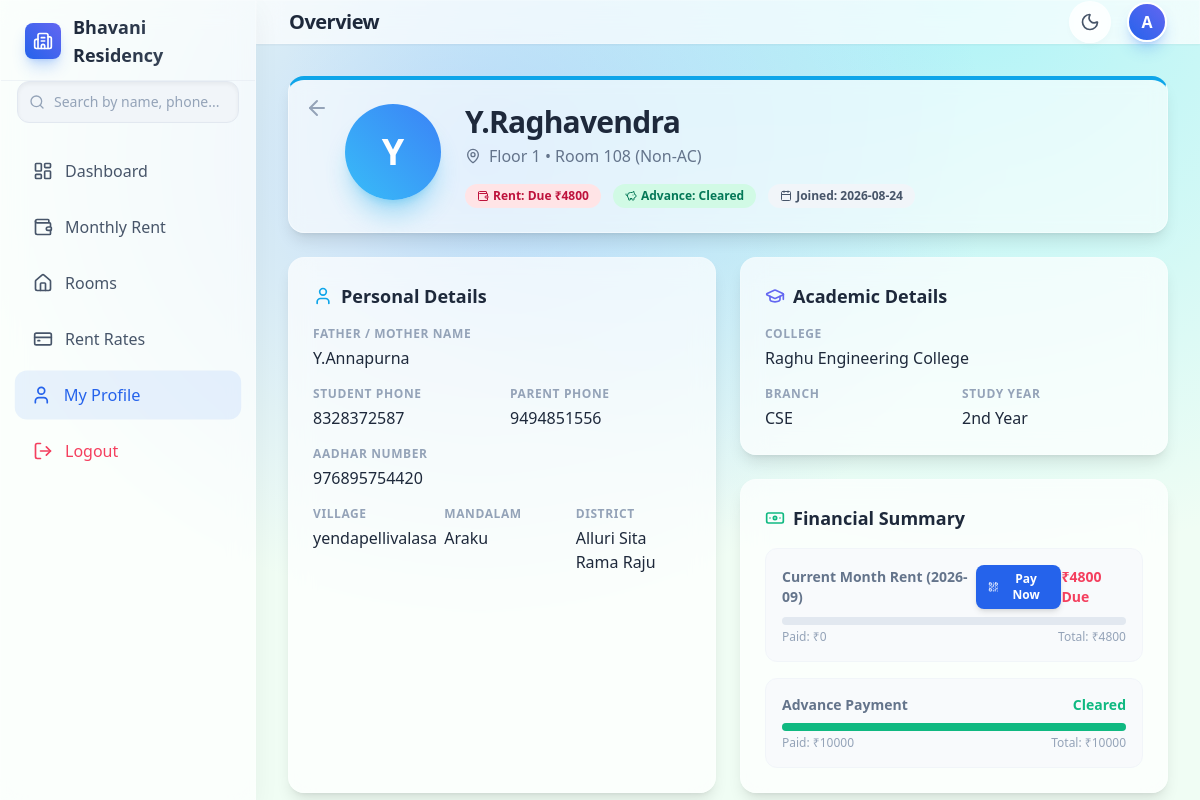
/tenant/dashboard (signed in), run on the app's committed database.
### tables this page shows
CREATE TABLE tenants (
            id        INTEGER PRIMARY KEY AUTOINCREMENT,
            name      TEXT NOT NULL,
            phone     TEXT,
            email     TEXT,
            room_id   TEXT NOT NULL REFERENCES rooms(id),
            join_date TEXT NOT NULL,
            notes     TEXT,
            is_active INTEGER DEFAULT 1
        , father_name TEXT, village TEXT, mandalam TEXT, district TEXT, college TEXT, study_year TEXT, branch TEXT, aadhar_no TEXT, parent_phone TEXT, food_start_date TEXT, advance_paid REAL DEFAULT 0, advance_total REAL DEFAULT 10000, daily_rent REAL DEFAULT 0, password_hash TEXT);

CREATE TABLE rooms (
            id        TEXT PRIMARY KEY,
            floor     INTEGER NOT NULL,
            label     TEXT NOT NULL,
            capacity  INTEGER NOT NULL,
            room_type TEXT DEFAULT 'standard'
        , custom_rent REAL DEFAULT NULL, custom_advance REAL DEFAULT NULL);

### app.py (the view)
@app.route('/tenant/dashboard')
@login_required
def tenant_dashboard():
    tenant_id = session.get('tenant_id')
    tenant = db.get_tenant(tenant_id)
    if not tenant:
        session.clear()
        return redirect(url_for('login'))
    room = db.get_room(tenant['room_id'])
    today = date.today()
    current_month = today.strftime("%Y-%m")
    due = db.calculate_rent_for_month(tenant, current_month)
    conn = db.get_connection()
    paid_row = conn.execute('SELECT SUM(amount_paid) as paid FROM rent_payments WHERE tenant_id=? AND rent_month=?', (tenant_id, current_month)).fetchone()
    paid = paid_row['paid'] if paid_row['paid'] else 0
    conn.close()
    balance = due - paid
    return render_template('view_tenant.html', tenant=tenant, room=room,
                           current_month=current_month, due=due, paid=paid, balance=balance, is_tenant=True)

### app.py (called while the page is built)
@app.context_processor
def inject_user():
    user = None
    if session.get('admin_id'):
        conn = db.get_connection()
        admin = conn.execute('SELECT email FROM admins WHERE id=?', (session['admin_id'],)).fetchone()
        conn.close()
        if admin:
            user = {'role': 'Admin', 'email': admin['email'], 'name': 'Admin'}
    elif session.get('tenant_id'):
        conn = db.get_connection()
        tenant = conn.execute('SELECT email, name FROM tenants WHERE id=?', (session['tenant_id'],)).fetchone()
        conn.close()
        if tenant:
            user = {'role': 'Student', 'email': tenant['email'], 'name': tenant['name']}
    return dict(current_user=user)

def login_required(f):
    @wraps(f)
    def decorated_function(*args, **kwargs):
        if not session.get('tenant_id') and not session.get('admin_id'):
            return redirect(url_for('login'))
        return f(*args, **kwargs)
    return decorated_function

### database.py (called while the page is built)
def get_connection():
    conn = sqlite3.connect(DB_PATH)
    conn.row_factory = sqlite3.Row
    return conn

def get_room(room_id):
    conn = get_connection()
    row = conn.execute('SELECT * FROM rooms WHERE id=?', (room_id,)).fetchone()
    if not row:
        row = conn.execute('SELECT * FROM rent_config ORDER BY effective_from ASC LIMIT 1').fetchone()
    conn.close()
    return dict(row) if row else None

def get_applicable_rent(ref_date_str):
    if not ref_date_str:
        ref_date_str = date.today().isoformat()
    conn = get_connection()
    row = conn.execute('''
        SELECT * FROM rent_config
        WHERE effective_from <= ?
        ORDER BY effective_from DESC
        LIMIT 1
    ''', (ref_date_str,)).fetchone()
    if not row:
        row = conn.execute('SELECT * FROM rent_config ORDER BY effective_from ASC LIMIT 1').fetchone()
    conn.close()
    return dict(row) if row else None

def get_tenant(tenant_id):
    conn = get_connection()
    row = conn.execute('SELECT * FROM tenants WHERE id=?', (tenant_id,)).fetchone()
    if not row:
        row = conn.execute('SELECT * FROM rent_config ORDER BY effective_from ASC LIMIT 1').fetchone()
    conn.close()
    return dict(row) if row else None

### templates/view_tenant.html (shortened to what this page needs)
{% extends "base.html" %}
{% block content %}
{% set adv_rem = tenant.advance_total - tenant.advance_paid %}
{% set status_color = 'emerald' if balance <= 0 else 'rose' %}
{% set adv_color = 'emerald' if adv_rem <= 0 else 'amber' %}
<div class="max-w-4xl mx-auto space-y-6">
  <div class="glass-card p-6 rounded-2xl flex flex-col md:flex-row items-center md:items-start shadow-lg relative border-t-4 border-t-sky-500">
    <a href="/floor/{{ room.floor }}" class="absolute top-4 left-4 text-slate-400 hover:text-sky-500 transition-colors">
      <i data-lucide="arrow-left" class="w-6 h-6"></i>
    </a>
    <div class="w-24 h-24 rounded-full bg-gradient-to-tr from-sky-400 to-blue-500 text-white flex items-center justify-center font-black text-4xl shadow-xl shadow-sky-500/30 mt-4 md:mt-0 md:ml-8 flex-shrink-0">
      {{ tenant.name[0].upper() }}
    </div>
    <div class="mt-4 md:mt-0 md:ml-6 text-center md:text-left flex-1">
      <h2 class="text-3xl font-black text-slate-800 dark:text-white tracking-tight">{{ tenant.name }}</h2>
      <p class="text-slate-500 dark:text-slate-400 mt-1 font-medium flex items-center justify-center md:justify-start gap-2">
        <i data-lucide="map-pin" class="w-4 h-4"></i> Floor {{ room.floor }} &bull; {{ room.label }} ({{ 'AC' if room.is_ac else 'Non-AC' }})
      </p>
      <div class="flex flex-wrap items-center justify-center md:justify-start gap-3 mt-4">
        <span class="px-3 py-1 bg-{{ status_color }}-100 dark:bg-{{ status_color }}-900/30 text-{{ status_color }}-700 dark:text-{{ status_color }}-400 rounded-full text-xs font-bold flex items-center">
          <i data-lucide="wallet" class="w-3 h-3 mr-1"></i> Rent: {% if balance <= 0 %}Cleared{% else %}Due &#8377;{{ balance|int }}{% endif %}
        </span>
        <span class="px-3 py-1 bg-{{ adv_color }}-100 dark:bg-{{ adv_color }}-900/30 text-{{ adv_color }}-700 dark:text-{{ adv_color }}-400 rounded-full text-xs font-bold flex items-center">
          <i data-lucide="piggy-bank" class="w-3 h-3 mr-1"></i> Advance: {% if adv_rem <= 0 %}Cleared{% else %}Due &#8377;{{ adv_rem|int }}{% endif %}
        </span>
        <span class="px-3 py-1 bg-slate-100 dark:bg-slate-800 text-slate-600 dark:text-slate-300 rounded-full text-xs font-bold flex items-center">
          <i data-lucide="calendar" class="w-3 h-3 mr-1"></i> Joined: {{ tenant.join_date }}
        </span>
      </div>
    </div>
  </div>
  <div class="grid grid-cols-1 md:grid-cols-2 gap-6">
    <div class="glass-panel p-6 rounded-2xl shadow-lg border border-white/20 dark:border-slate-700/50">
      <h3 class="text-lg font-bold text-slate-800 dark:text-white mb-4 flex items-center">
        <i data-lucide="user" class="w-5 h-5 mr-2 text-sky-500"></i> Personal Details
      </h3>
      <div class="space-y-4">
        <div>
          <div class="text-xs font-bold text-slate-400 uppercase tracking-wider mb-1">Father / Mother Name</div>
          <div class="text-slate-800 dark:text-slate-200 font-medium">{{ tenant.father_name or 'N/A' }}</div>
        </div>
        <div class="grid grid-cols-2 gap-4">
          <div>
            <div class="text-xs font-bold text-slate-400 uppercase tracking-wider mb-1">Student Phone</div>
            <div class="text-slate-800 dark:text-slate-200 font-medium">{{ tenant.phone or 'N/A' }}</div>
          </div>
          <div>
            <div class="text-xs font-bold text-slate-400 uppercase tracking-wider mb-1">Parent Phone</div>
            <div class="text-slate-800 dark:text-slate-200 font-medium">{{ tenant.parent_phone or 'N/A' }}</div>
          </div>
        </div>
        <div>
          <div class="text-xs font-bold text-slate-400 uppercase tracking-wider mb-1">Aadhar Number</div>
          <div class="text-slate-800 dark:text-slate-200 font-medium">{{ tenant.aadhar_no or 'N/A' }}</div>
        </div>
        <div class="grid grid-cols-3 gap-4">
          <div>
            <div class="text-xs font-bold text-slate-400 uppercase tracking-wider mb-1">Village</div>
            <div class="text-slate-800 dark:text-slate-200 font-medium">{{ tenant.village or 'N/A' }}</div>
          </div>
          <div>
            <div class="text-xs font-bold text-slate-400 uppercase tracking-wider mb-1">Mandalam</div>
            <div class="text-slate-800 dark:text-slate-200 font-medium">{{ tenant.mandalam or 'N/A' }}</div>
          </div>
          <div>
            <div class="text-xs font-bold text-slate-400 uppercase tracking-wider mb-1">District</div>
            <div class="text-slate-800 dark:text-slate-200 font-medium">{{ tenant.district or 'N/A' }}</div>
          </div>
        </div>
      </div>
    </div>
    <div class="space-y-6">
        <div class="glass-panel p-6 rounded-2xl shadow-lg border border-white/20 dark:border-slate-700/50">
          <h3 class="text-lg font-bold text-slate-800 dark:text-white mb-4 flex items-center">
            <i data-lucide="graduation-cap" class="w-5 h-5 mr-2 text-indigo-500"></i> Academic Details
          </h3>
          <div class="space-y-4">
            <div>
              <div class="text-xs font-bold text-slate-400 uppercase tracking-wider mb-1">College</div>
              <div class="text-slate-800 dark:text-slate-200 font-medium">{{ tenant.college or 'N/A' }}</div>
            </div>
            <div class="grid grid-cols-2 gap-4">
              <div>
                <div class="text-xs font-bold text-slate-400 uppercase tracking-wider mb-1">Branch</div>
                <div class="text-slate-800 dark:text-slate-200 font-medium">{{ tenant.branch or 'N/A' }}</div>
              </div>
              <div>
                <div class="text-xs font-bold text-slate-400 uppercase tracking-wider mb-1">Study Year</div>
                <div class="text-slate-800 dark:text-slate-200 font-medium">{{ tenant.study_year or 'N/A' }}</div>
              </div>
            </div>
          </div>
        </div>
        <div class="glass-panel p-6 rounded-2xl shadow-lg border border-white/20 dark:border-slate-700/50">
          <h3 class="text-lg font-bold text-slate-800 dark:text-white mb-4 flex items-center">
            <i data-lucide="banknote" class="w-5 h-5 mr-2 text-emerald-500"></i> Financial Summary
          </h3>
          <div class="bg-slate-50 dark:bg-slate-800/50 rounded-xl p-4 border border-slate-100 dark:border-slate-700">
            <div class="flex justify-between items-center mb-2">
              <span class="text-sm font-bold text-slate-500 dark:text-slate-400">Current Month Rent ({{ current_month }})</span>
                {% if is_tenant and balance > 0 %}
                <button onclick="document.getElementById('qrModal').classList.remove('hidden')" class="bg-blue-600 hover:bg-blue-700 text-white text-xs px-3 py-1.5 rounded-lg shadow-md font-bold transition-all ml-2 flex items-center">
                  <i data-lucide="qr-code" class="w-3 h-3 mr-1"></i> Pay Now
                </button>
                {% endif %}
              <span class="text-sm font-black {% if balance <= 0 %}text-emerald-500{% else %}text-rose-500{% endif %}">
                {% if balance <= 0 %}Cleared{% else %}&#8377;{{ balance|int }} Due{% endif %}
              </span>
            </div>
            <div class="w-full bg-slate-200 dark:bg-slate-700 rounded-full h-2">
            </div>
            <div class="flex justify-between text-xs font-medium text-slate-400 mt-1">
              <span>Paid: &#8377;{{ paid|int }}</span>
              <span>Total: &#8377;{{ due|int }}</span>
            </div>
          </div>
          <div class="bg-slate-50 dark:bg-slate-800/50 rounded-xl p-4 border border-slate-100 dark:border-slate-700 mt-4">
            <div class="flex justify-between items-center mb-2">
              <span class="text-sm font-bold text-slate-500 dark:text-slate-400">Advance Payment</span>
              <span class="text-sm font-black {% if adv_rem <= 0 %}text-emerald-500{% else %}text-amber-500{% endif %}">
                {% if adv_rem <= 0 %}Cleared{% else %}&#8377;{{ adv_rem|int }} Due{% endif %}
              </span>
            </div>
            <div class="w-full bg-slate-200 dark:bg-slate-700 rounded-full h-2">
              <div class="bg-{% if adv_rem <= 0 %}emerald{% else %}amber{% endif %}-500 h-2 rounded-full transition-all" style="width: {{ (tenant.advance_paid / tenant.advance_total) * 100 }}%"></div>
            </div>
            <div class="flex justify-between text-xs font-medium text-slate-400 mt-1">
              <span>Paid: &#8377;{{ tenant.advance_paid|int }}</span>
              <span>Total: &#8377;{{ tenant.advance_total|int }}</span>
            </div>
          </div>
        </div>
    </div>
  </div>
</div>
{% endblock %}

### templates/base.html (style rules this page uses)
body { transition: background-color 0.5s ease; }
.glass-panel { background-color: rgba(255, 255, 255, 0.7); backdrop-filter: blur(12px); -webkit-backdrop-filter: blur(12px); border: 1px solid rgba(255, 255, 255, 0.3); box-shadow: 0 10px 25px rgba(0, 0, 0, 0.05); }
.glass-card { background-color: rgba(255, 255, 255, 0.6); backdrop-filter: blur(8px); -webkit-backdrop-filter: blur(8px); border: 1px solid rgba(255, 255, 255, 0.4); box-shadow: 0 4px 6px rgba(0, 0, 0, 0.02); transition: all 0.3s ease; }
.bg-mesh-light { background-color: #f0fdf4; background-image: radial-gradient(at 40% 20%, hsla(220,100%,74%,0.4) 0px, transparent 50%), radial-gradient(at 80% 0%, hsla(189,100%,56%,0.3) 0px, transparent 50%); }

### data on the page
tenants: name "Y", name "Y.Raghavendra", join_date "2026-08-24", father_name "Y.Annapurna", phone "8328372587", parent_phone "9494851556", aadhar_no "976895754420", village "yendapellivalasa", mandalam "Araku", district "Alluri Sita Rama Raju", college "Raghu Engineering College", branch "CSE", study_year "2nd Year", advance_paid "10000", advance_total "10000"
rooms: floor "1", label "Room 108"

### other printed values
{{ 'AC' if room.is_ac else 'Non-AC' }} "Non-AC"
{{ balance|int }} "4800"
{{ current_month }} "2026-09"
{{ paid|int }} "0"
{{ due|int }} "4800"
